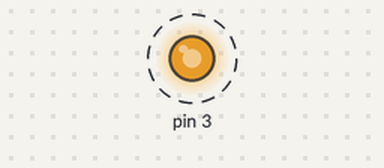
A sketch run on a simulated Arduino Uno, built with avr-gcc and run on an emulated ATmega328P. Parts: output pins drawn as LEDs (lit = HIGH). Dashed ring = blinking.

Above: at 0.05 s.
Timing chart, 0 to 4.6 s (numbered marks = the images above):
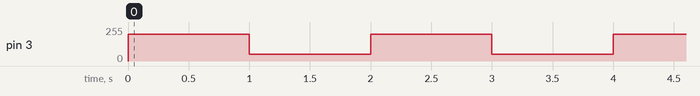

Measured:
- by itself, pin 3: alternates 200/255 for 1.0 s and 50/255 for 1.0 s

The sketch:

sketch_may18a.ino
```cpp
void setup() {
  // put your setup code here, to run once:
  pinMode(3, OUTPUT);
}

void loop() {
  // put your main code here, to run repeatedly:
  analogWrite(3, 200);
  delay(1000);
  analogWrite(3, 50);
  delay(1000);
}
```
